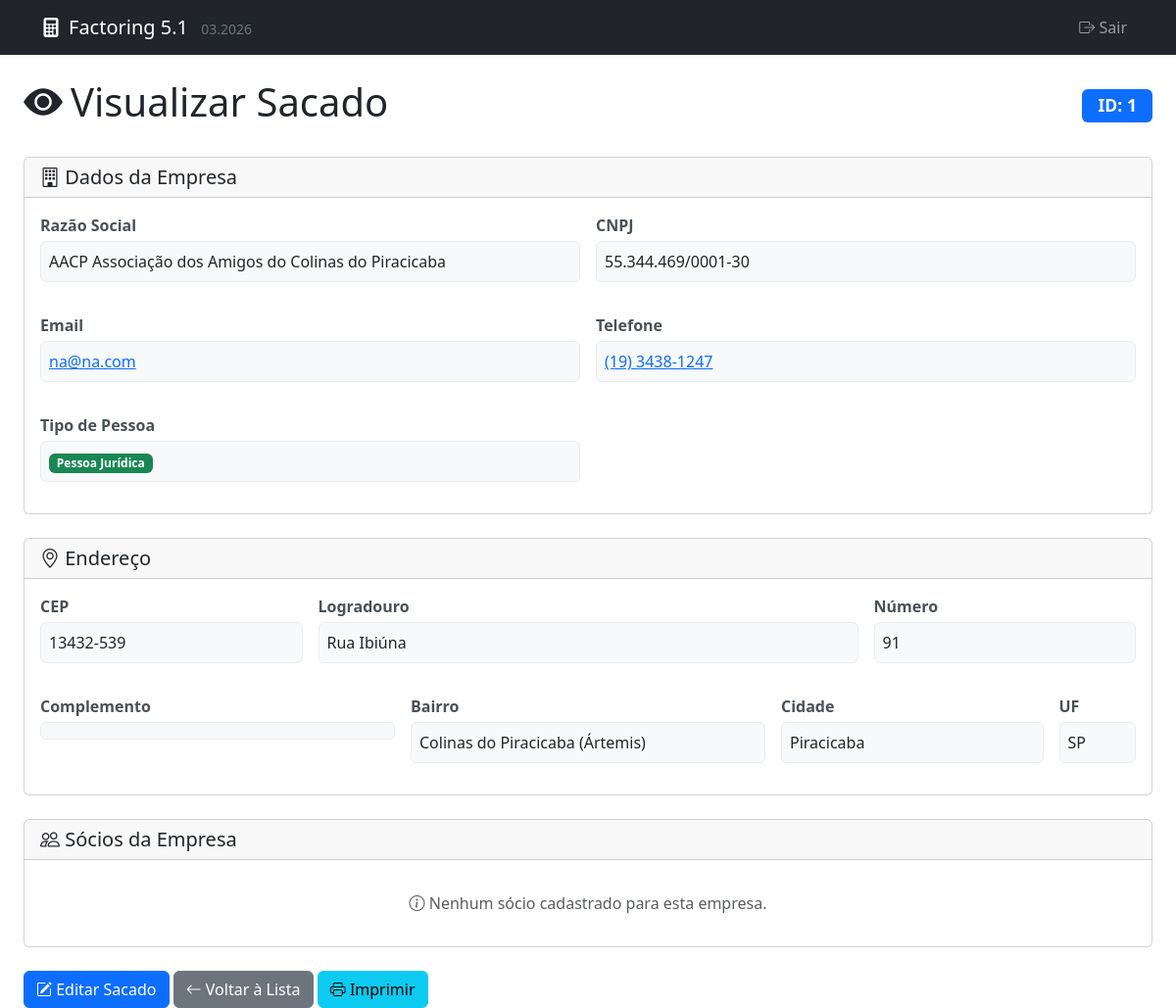
The page /visualizar_sacado.php?id=1 (signed in) on the database its author committed.
### tables this page shows
CREATE TABLE `sacados` (
  `id` int(11) NOT NULL AUTO_INCREMENT,
  `nome` varchar(255) NOT NULL,
  `email` varchar(255) DEFAULT NULL,
  `telefone` varchar(50) DEFAULT NULL,
  `tipo_pessoa` enum('FISICA','JURIDICA') NOT NULL DEFAULT 'JURIDICA',
  `documento_principal` varchar(18) DEFAULT NULL,
  `documento_secundario` varchar(14) DEFAULT NULL,
  `cpf` varchar(14) DEFAULT NULL,
  `cnpj` varchar(18) DEFAULT NULL,
  `documento_socio` varchar(14) DEFAULT NULL,
  `empresa` varchar(255) DEFAULT NULL,
  `endereco` text DEFAULT NULL,
  `cep` varchar(10) DEFAULT NULL,
  `logradouro` varchar(255) DEFAULT NULL,
  `numero` varchar(20) DEFAULT NULL,
  `complemento` varchar(100) DEFAULT NULL,
  `bairro` varchar(100) DEFAULT NULL,
  `cidade` varchar(100) DEFAULT NULL,
  `estado` varchar(2) DEFAULT NULL,
  `data_cadastro` timestamp NOT NULL DEFAULT current_timestamp(),
  PRIMARY KEY (`id`),
  UNIQUE KEY `unique_documento_principal` (`documento_principal`),
  UNIQUE KEY `unique_cpf` (`cpf`),
  UNIQUE KEY `unique_cnpj` (`cnpj`),
  KEY `idx_nome` (`nome`),
  KEY `idx_empresa` (`empresa`)
);

### visualizar_sacado.php (the view, shortened to what this page needs)
<?php
require_once 'db_connection.php';
$pageTitle = "Visualizar Sacado";
$sacado = null;
$socios = [];
$sacadoId = (int)$_GET['id'];
try {
    $stmt = $pdo->prepare("SELECT * FROM sacados WHERE id = :id");
    $stmt->bindParam(':id', $sacadoId, PDO::PARAM_INT);
    $stmt->execute();
    $sacado = $stmt->fetch(PDO::FETCH_ASSOC);
    $stmt_socios = $pdo->prepare("SELECT * FROM sacados_socios WHERE sacado_id = :sacado_id ORDER BY id");
    $stmt_socios->bindParam(':sacado_id', $sacadoId, PDO::PARAM_INT);
    $stmt_socios->execute();
    $socios = $stmt_socios->fetchAll(PDO::FETCH_ASSOC);
} catch (PDOException $e) {
    die("Erro ao buscar dados do sacado: " . $e->getMessage());
}
function formatDocumento($documento, $tipo_pessoa) {
    $docLimpo = preg_replace('/\D/', '', $documento);
    if ($tipo_pessoa == 'FISICA') {
        if (strlen($docLimpo) == 11) {
            return substr($docLimpo, 0, 3) . '.' .
                   substr($docLimpo, 3, 3) . '.' .
                   substr($docLimpo, 6, 3) . '-' .
                   substr($docLimpo, 9, 2);
        }
    } elseif ($tipo_pessoa == 'JURIDICA') {
        if (strlen($docLimpo) == 14) {
            return substr($docLimpo, 0, 2) . '.' .
                   substr($docLimpo, 2, 3) . '.' .
                   substr($docLimpo, 5, 3) . '/' .
                   substr($docLimpo, 8, 4) . '-' .
                   substr($docLimpo, 12, 2);
        }
    }
    return $documento;
}
function formatTelefone($telefone) {
    $tel = preg_replace('/\D/', '', $telefone);
    if (strlen($tel) == 11) {
        return '(' . substr($tel, 0, 2) . ') ' . substr($tel, 2, 5) . '-' . substr($tel, 7, 4);
    } elseif (strlen($tel) == 10) {
        return '(' . substr($tel, 0, 2) . ') ' . substr($tel, 2, 4) . '-' . substr($tel, 6, 4);
    }
    return $telefone;
}
function formatCEP($cep) {
    $cepLimpo = preg_replace('/\D/', '', $cep);
    if (strlen($cepLimpo) == 8) {
        return substr($cepLimpo, 0, 5) . '-' . substr($cepLimpo, 5, 3);
    }
    return $cep;
}
?>
<!DOCTYPE html>
<html lang="pt-BR">
<head>
    <link href="https://cdn.jsdelivr.net/npm/bootstrap@5.3.3/dist/css/bootstrap.min.css" rel="stylesheet">
    <link rel="stylesheet" href="https://cdn.jsdelivr.net/npm/bootstrap-icons@1.11.3/font/bootstrap-icons.min.css">
</head>
<body>
    <?php require_once 'menu.php'; ?>
    <div class="container-fluid px-3 px-md-4 mt-4">
        <div class="d-flex justify-content-between align-items-center mb-4 flex-wrap gap-2">
            <h1><i class="bi bi-eye-fill me-2"></i><?php echo htmlspecialchars($pageTitle); ?></h1>
            <div>
                <span class="badge bg-primary badge-id">ID: <?php echo $sacado['id']; ?></span>
            </div>
        </div>
        <div class="card mb-4">
            <div class="card-header">
                <h5 class="mb-0"><i class="bi bi-building"></i> Dados da Empresa</h5>
            </div>
            <div class="card-body">
                <div class="row g-3">
                    <div class="col-md-6">
                        <div class="info-label">Razão Social</div>
                        <div class="info-value"><?php echo htmlspecialchars($sacado['empresa'] ?? '-'); ?></div>
                    </div>
                    <div class="col-md-6">
                        <div class="info-label">CNPJ</div>
                        <div class="info-value"><?php echo formatDocumento($sacado['documento_principal'] ?? '', $sacado['tipo_pessoa'] ?? ''); ?></div>
                    </div>
                    <div class="col-md-6">
                        <div class="info-label">Email</div>
                        <div class="info-value">
                            <?php if (!empty($sacado['email'])): ?>
                                <a href="mailto:<?php echo htmlspecialchars($sacado['email']); ?>"><?php echo htmlspecialchars($sacado['email']); ?></a>
                            <?php else: ?>
                                -
                            <?php endif; ?>
                        </div>
                    </div>
                    <div class="col-md-6">
                        <div class="info-label">Telefone</div>
                        <div class="info-value">
                            <?php if (!empty($sacado['telefone'])): ?>
                                <a href="tel:<?php echo preg_replace('/\D/', '', $sacado['telefone']); ?>"><?php echo formatTelefone($sacado['telefone']); ?></a>
                            <?php else: ?>
                                -
                            <?php endif; ?>
                        </div>
                    </div>
                    <div class="col-md-6">
                        <div class="info-label">Tipo de Pessoa</div>
                        <div class="info-value">
                            <?php
                            if ($sacado['tipo_pessoa'] == 'FISICA') {
                                echo '<span class="badge bg-info">Pessoa Física</span>';
                            } elseif ($sacado['tipo_pessoa'] == 'JURIDICA') {
                                echo '<span class="badge bg-success">Pessoa Jurídica</span>';
                            } else {
                                echo '-';
                            }
                            ?>
                        </div>
                    </div>
                </div>
            </div>
        </div>
        <div class="card mb-4">
            <div class="card-header">
                <h5 class="mb-0"><i class="bi bi-geo-alt"></i> Endereço</h5>
            </div>
            <div class="card-body">
                <div class="row g-3">
                    <div class="col-md-3">
                        <div class="info-label">CEP</div>
                        <div class="info-value"><?php echo formatCEP($sacado['cep'] ?? ''); ?></div>
                    </div>
                    <div class="col-md-6">
                        <div class="info-label">Logradouro</div>
                        <div class="info-value"><?php echo htmlspecialchars($sacado['logradouro'] ?? '-'); ?></div>
                    </div>
                    <div class="col-md-3">
                        <div class="info-label">Número</div>
                        <div class="info-value"><?php echo htmlspecialchars($sacado['numero'] ?? '-'); ?></div>
                    </div>
                    <div class="col-md-4">
                        <div class="info-label">Complemento</div>
                        <div class="info-value"><?php echo htmlspecialchars($sacado['complemento'] ?? '-'); ?></div>
                    </div>
                    <div class="col-md-4">
                        <div class="info-label">Bairro</div>
                        <div class="info-value"><?php echo htmlspecialchars($sacado['bairro'] ?? '-'); ?></div>
                    </div>
                    <div class="col-md-3">
                        <div class="info-label">Cidade</div>
                        <div class="info-value"><?php echo htmlspecialchars($sacado['cidade'] ?? '-'); ?></div>
                    </div>
                    <div class="col-md-1">
                        <div class="info-label">UF</div>
                        <div class="info-value"><?php echo htmlspecialchars($sacado['estado'] ?? '-'); ?></div>
                    </div>
                </div>
            </div>
        </div>
        <div class="card mb-4">
            <div class="card-header">
                <h5 class="mb-0"><i class="bi bi-people"></i> Sócios da Empresa</h5>
            </div>
            <div class="card-body">
                <?php if (!empty($socios)): ?>
                    <div class="row">
                        <?php foreach ($socios as $index => $socio): ?>
                            <div class="col-md-6 mb-3">
                                <div class="socio-item">
                                    <div class="d-flex justify-content-between align-items-start mb-2">
                                        <h6 class="mb-0"><i class="bi bi-person-fill"></i> Sócio <?php echo $index + 1; ?></h6>
                                        <span class="badge bg-secondary">ID: <?php echo $socio['id']; ?></span>
                                    </div>
                                    <div class="info-label">Nome</div>
                                    <div class="info-value"><?php echo htmlspecialchars($socio['nome']); ?></div>
                                    <div class="info-label">CPF</div>
                                    <div class="info-value"><?php echo formatDocumento($socio['cpf'], 'FISICA'); ?></div>
                                </div>
                            </div>
                        <?php endforeach; ?>
                    </div>
                <?php else: ?>
                    <div class="text-muted text-center py-3">
                        <i class="bi bi-info-circle"></i> Nenhum sócio cadastrado para esta empresa.
                    </div>
                <?php endif; ?>
            </div>
        </div>
        <div class="row">
            <div class="col-12">
                <a href="form_sacado.php?id=<?php echo $sacado['id']; ?>" class="btn btn-primary">
                    <i class="bi bi-pencil-square"></i> Editar Sacado
                </a>
                <a href="listar_sacados.php" class="btn btn-secondary">
                    <i class="bi bi-arrow-left"></i> Voltar à Lista
                </a>
                <button type="button" class="btn btn-info" onclick="window.print()">
                    <i class="bi bi-printer"></i> Imprimir
                </button>
            </div>
        </div>
    </div>
</body>
</html>

### visualizar_sacado.php (style rules this page uses)
.info-label { font-weight: 600; color: #495057; margin-bottom: 0.25rem; }
.info-value { color: #212529; margin-bottom: 1rem; padding: 0.5rem; background-color: #f8f9fa; border-radius: 0.375rem; border: 1px solid #e9ecef; }
.badge-id { font-size: 1.1rem; padding: 0.5rem 1rem; }
.btn, .navbar, .container .row:last-child { display: none !important; }
.card { border: 1px solid #000 !important; break-inside: avoid; }
.info-value { background-color: transparent !important; border: none !important; }

### rows shown on the page
sacados: id "1", empresa "AACP Associação dos Amigos do Colinas do Piracicaba", documento_principal+tipo_pessoa "55.344.469/0001-30", email "na@na.com", telefone "(19) 3438-1247", cep "13432-539", logradouro "Rua Ibiúna", numero "91", bairro "Colinas do Piracicaba (Ártemis)", cidade "Piracicaba", estado "SP"

### other values the page prints
$pageTitle "Visualizar Sacado"
